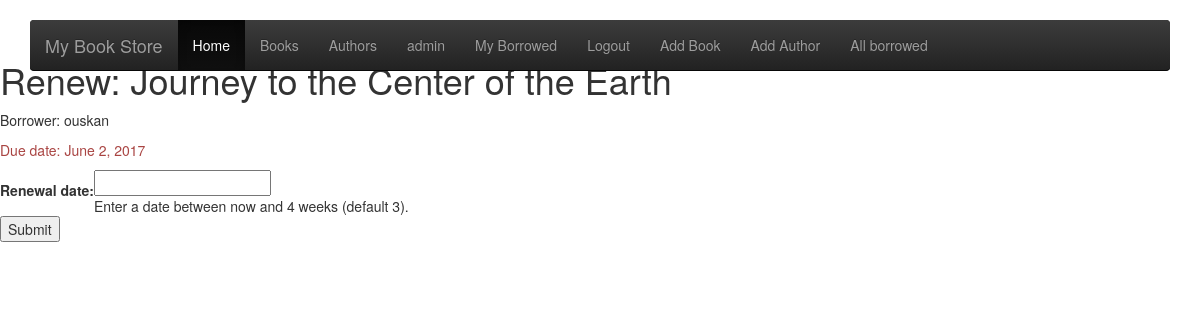
/catalog/book/05f7ac57-12e9-4b0b-960f-29d6037eb1eb/renew/ (signed in), run on the app's committed database.
### catalog/models.py (models this page shows, shortened)
class BookInstance(models.Model):
    id = models.UUIDField(primary_key=True, default=uuid.uuid4, help_text="Unique ID for this particular book across whole library")
    book = models.ForeignKey('Book', on_delete=models.SET_NULL, null=True)
    imprint = models.CharField(max_length=200)
    due_back = models.DateField(null=True, blank=True)
    borrower = models.ForeignKey(User, on_delete=models.SET_NULL, null=True, blank=True)
    @property
    def is_overdue(self):
        if date.today() > self.due_back:
            return True
        return False
    LOAN_STATUS = (
        ('d', 'Maintenance'),
        ('o', 'On loan'),
        ('a', 'Available'),
        ('r', 'Reserved'),
    )
    status = models.CharField(max_length=1, choices=LOAN_STATUS, blank=True, default='d', help_text='Book availability')
    class Meta:
        ordering = ["due_back"]
        permissions = (("can_mark_returned", "Set book as returned"),)

class Book(models.Model):
    title = models.CharField(max_length=200)
    author = models.ForeignKey('Author', on_delete=models.SET_NULL, null=True)
    bookimage = models.FileField(null= True, blank=True, default='no-img.jpg')
    summary = models.TextField(max_length=1000, help_text="Enter a brief description of the book")
    isbn = models.CharField('ISBN',max_length=13, help_text='13 Character <a href="https://www.isbn-international.org/content/what-isbn">ISBN number</a>')
    genre = models.ManyToManyField(Genre, help_text="Select a genre for this book")
    def display_genre(self):
        """
        Creates a string for the Genre. This is required to display genre in Admin.
        """
        return ', '.join([ genre.name for genre in self.genre.all()[:3] ])
    display_genre.short_description = 'Genre'

### catalog/views.py (the view)
# urls.py: url(r'^book/(?P<pk>[-\w]+)/renew/$', views.renew_book_librarian, name='renew-book-librarian'),
@permission_required('catalog.can_mark_returned')
def renew_book_librarian(request, pk):
    book_inst=get_object_or_404(BookInstance, pk = pk)
    if request.method == 'POST':
        form = RenewBookModelForm(request.POST)
        if form.is_valid():
            book_inst.due_back = form.cleaned_data['renewal_date']
            book_inst.save()
            return HttpResponseRedirect(reverse('all-borrowed') )
    else:
        proposed_renewal_date = datetime.date.today() + datetime.timedelta(weeks=3)
        form = RenewBookModelForm(initial={'renewal_date': proposed_renewal_date,})
    return render(request, 'catalog/book_renew_librarian.html', {'form': form, 'bookinst':book_inst})

### catalog/forms.py (shortened to what this page needs)
class RenewBookModelForm(ModelForm):
    class Meta:
        model = BookInstance
        fields = ['due_back',]
        labels = { 'due_back': _('Renewal date'), }
        help_texts = { 'due_back': _('Enter a date between now and 4 weeks (default 3).'), }

### catalog/templates/catalog/book_renew_librarian.html (shortened to what this page needs)
{% extends "base_generic.html" %}
{% block content %}
    <h1>Renew: {{bookinst.book.title}}</h1>
    <p>Borrower: {{bookinst.borrower}}</p>
    <p{% if bookinst.is_overdue %} class="text-danger"{% endif %}>Due date: {{bookinst.due_back}}</p>
    <form action="" method="post">
        <table>
        {{ form }}
        </table>
        <input type="submit" value="Submit" />
    </form>
{% endblock %}

### catalog/templates/base_generic.html (shortened to what this page needs)
<!DOCTYPE html>
<html lang="en">
<head>
  {% load static %}
  <link rel="stylesheet" href="{% static 'css/styles.css' %}">
  <link rel="stylesheet" href="{% static 'css/signin.css' %}">
  <link rel="stylesheet" href="{% static 'css/carousel.css' %}">
  <link rel="stylesheet" href="{% static 'css/bootstrap.min.css' %}">
  <link rel="stylesheet" href="{% static 'css/bootstrap-theme.min.css' %}">
  {% load bootstrap3 %}
  {% bootstrap_css %}
</head>
<body>
<div class="navbar-wrapper">
      <div class="container">
        <nav class="navbar navbar-inverse navbar-static-top">
          <div class="container">
            <div class="navbar-header">
              <a class="navbar-brand" href="{% url 'index' %}">My Book Store</a>
            </div>
            <div id="navbar" class="navbar-collapse collapse">
              <ul class="nav navbar-nav">
                <li class="active"><a href="{% url 'index' %}">Home</a></li>
                <li><a href="{% url 'books' %}">Books</a></li>
                <li><a href="{% url 'authors' %}">Authors</a></li>
                {% if user.is_authenticated %}
			     <li><a href="#"> {{ user.get_username }}</a></li>
			     <li><a href="{% url 'my-borrowed' %}">My Borrowed</a></li>
			     <li><a href="{% url 'logout'%}?next={{request.path}}">Logout</a></li>
			     {% if user.is_staff %}
			     <li><a href="{% url 'book_create' %}">Add Book</a></li>
			     <li><a href="{% url 'author_create' %}">Add Author</a></li>
			     {% endif %}
			   {% else %}
			     <li><a href="{% url 'login'%}?next={{request.path}}">Login</a></li>
			   {% endif %}
			   {% if user.is_staff %}
				   {% if perms.catalog.can_mark_returned %}
				   		<li><a href="{% url 'all-borrowed' %}">All borrowed</a></li>
				   {% endif %}
			   {% endif %}
            </div>
          </div>
        </nav>
      </div>
    </div>
    {% block content %}{% endblock %}
    <div class="col-sm-10 ">
      </div>
</body>
</html>

### catalog/static/css/styles.css (style rules this page uses)
h1 { color: black; font-family: 'Aldrich'; }

### catalog/static/css/signin.css (style rules this page uses)
body { padding-top: 40px; padding-bottom: 40px; background-color: #eee; }

### catalog/static/css/carousel.css (style rules this page uses)
body { padding-bottom: 40px; color: #5a5a5a; }
.navbar-wrapper { position: absolute; top: 0; right: 0; left: 0; z-index: 20; }
.navbar-wrapper > .container { padding-right: 0; padding-left: 0; }
.navbar-wrapper .navbar { padding-right: 15px; padding-left: 15px; }
.navbar-wrapper .navbar .container { width: auto; }
@media (min-width: 768px) { .navbar-wrapper { margin-top: 20px; } }
@media (min-width: 768px) { .navbar-wrapper .container { padding-right: 15px; padding-left: 15px; } }
@media (min-width: 768px) { .navbar-wrapper .navbar { padding-right: 0; padding-left: 0; } }
@media (min-width: 768px) { .navbar-wrapper .navbar { border-radius: 4px; } }

### data on the page
BookInstance: book "Journey to the Center of the Earth", borrower "ouskan", due_back "June 2, 2017"

### other printed values
{{ user.get_username }} "admin"
